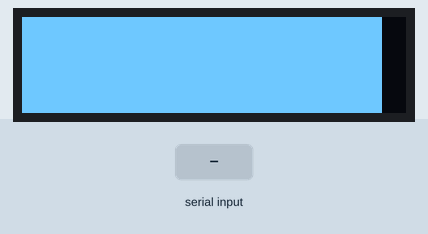
Bench run of a sketch on a simulated Arduino Uno, built with avr-gcc and run on an emulated ATmega328P. On the bench: 128×32 one-colour display. The test bench sets the inputs (shaded band). What the sketch prints to the serial monitor is not drawn.

Above: at 0.2 s.
2.1 s: "z" received over Serial
At 2.8 s:
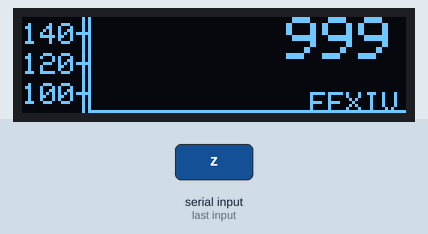
Timing chart, 0 to 5.1 s (numbered marks = the images above; inputs shaded):
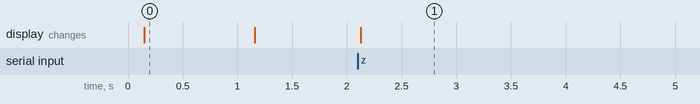

The sketch:

ard_Main.ino
```cpp
#include <ESPping.h>  // WiFi Pingscreen

#include <SPI.h>               //SSD1306 OLED screen i2c
#include <Wire.h>              //SSD1306 OLED screen i2c
#include <Adafruit_GFX.h>      //SSD1306 OLED screen i2c
#include <Adafruit_SSD1306.h>  //SSD1306 OLED screen i2c

// Ping
#define ping_array_size 106
#define ping_array_big_size 3
int ping_array[106];
int ping_array_big[3] = { 0, 0, 0 };
unsigned long big_ping_timestamp = 0;
int ping_ms = 0;

#define SCREEN_WIDTH 128     // OLED display width, in pixels
#define SCREEN_HEIGHT 32     // OLED display height, in pixels
#define OLED_RESET -1        // Reset pin # (or -1 if sharing Arduino reset pin)
#define SCREEN_ADDRESS 0x3C  ///< See datasheet for Address; 0x3D for 128x64, 0x3C for 128x32
Adafruit_SSD1306 OLEDscreen_128x32(SCREEN_WIDTH, SCREEN_HEIGHT, &Wire, OLED_RESET);

void setup() {
  // Initiate Seririal Communication
  Serial.begin(115200);
  Serial.setTimeout(1);
  delay(100);

  // Initiate SSD1306 OLED screen 128*32 i2c
  Job_Setup_SSD1306();
  Job_Setup_Python_Ping();
}

void loop() {
  Job_Loop_Ping();
  Job_Loop_SSD1306();
}


//
//
// !! Function Zone !!
//
//

int Work_read_serial_ping() {
  String str_rcv = ""; // string receive
  String str_buffer = ""; // string buffer
  int ping_int;
  bool data_rcv_completion = false;

  while (!Serial.available());
  str_rcv = Serial.readString();

  while (data_rcv_completion == false) {
    if (str_rcv[str_rcv.length()-1] == 'z') { // string terminator at last position; check if end with z
      str_buffer += str_rcv;
      Serial.print(str_buffer);
      data_rcv_completion = true;
    } else {
      str_buffer += str_rcv;
      str_rcv = "";
      str_rcv = Serial.readString();
    }
  }
  ping_int = str_buffer.toInt();
  return ping_int;
}

void Job_Loop_Ping() {
  ping_ms = Work_read_serial_ping();

  if (ping_ms > 0) {
    if (ping_ms <= 999) {
      Work_Ping_push_array(ping_array, ping_ms, ping_array_size);
    } else {
      Work_Ping_push_array(ping_array, 999, ping_array_size);
    }
  } else {
    Serial.println(" Error !");
    Work_Ping_push_array(ping_array, 999, ping_array_size);
  }

  Work_Ping_big_check(ping_array_big, ping_ms, ping_array_big_size);
}

void Work_Ping_push_array(int arr[], int a, int array_size) {  // array, new ping, array_size
  for (int i = array_size - 1; i >= 1; i--) {                  // i = ping array size
    arr[i] = arr[i - 1];
  }
  arr[0] = a;
}

void Work_Ping_big_check(int arr[], int big_ping, int array_size) {  // array, new ping 140+ ms, array_size
  if (big_ping >= 140) {                                       // if ping 140+ms, push array and fill new ping
    Work_Ping_push_array(arr, big_ping, array_size);
    big_ping_timestamp = millis();
  }
  if (millis() - big_ping_timestamp >= 10000) {  // if time pass more than 10sec without new ping action, push and fill 0
    Work_Ping_push_array(arr, 0, array_size);
    big_ping_timestamp = millis();
  }
}

void Job_Setup_SSD1306() {
  if (!OLEDscreen_128x32.begin(SSD1306_SWITCHCAPVCC, SCREEN_ADDRESS)) {  // สั่งให้จอ OLED เริ่มทำงานที่ Address 0x3C
    Serial.println("SSD1306 allocation failed");
  } else {
    Serial.println("SSD1306 OLED Started!!!");
  }

  //SSD1306.display();  //show Adafruit splash screen in initial display buffer
  //delay(2000); // Pause for 2 seconds
  OLEDscreen_128x32.clearDisplay();
  OLEDscreen_128x32.setCursor(0, 0);
  OLEDscreen_128x32.setTextSize(4);              // height 32 = 4 line from total 4
  OLEDscreen_128x32.setTextColor(BLACK, WHITE);  // black test on white background
  OLEDscreen_128x32.print("          ");         // fill with white
  OLEDscreen_128x32.display();
  delay(1000);
  OLEDscreen_128x32.clearDisplay();
  OLEDscreen_128x32.display();
}

void Job_Setup_Python_Ping() {
  int connect_wait_time = 0;
  int time_buffer;
  time_buffer = millis();
  while (!Serial.available()) {
    OLEDscreen_128x32.clearDisplay();
    OLEDscreen_128x32.setTextSize(1);
    OLEDscreen_128x32.setTextColor(WHITE, BLACK);
    OLEDscreen_128x32.setCursor(8, 12);
    OLEDscreen_128x32.print(F("Wait for Ping... "));
    if (millis() - time_buffer >= 1000) {
      OLEDscreen_128x32.setCursor(108, 12);
      OLEDscreen_128x32.printf("%2d\n", connect_wait_time);
      connect_wait_time = connect_wait_time + 1;
      OLEDscreen_128x32.display();
      time_buffer = millis();
    }
  }
}

void Job_Loop_SSD1306() {
  OLEDscreen_128x32.clearDisplay();
  // .drawPixel(x,y,color);  // single pixel
  // .drawLine(x0,y0,x1,y1,color);  // line
  // .drawRect(x0,y0,w,h,color);  // rectangle
  // .drawe(Circle(x0,y0,radius,color);  // circle
  // .drawRoundRect(x0,y0,w,h,radius,color); // rectangle with round edge
  // .drawTrianglx0,y0,x1,y1,x2,y2,color); // triangle
  Work_OLED_Ping_box(140, 100);
  Work_OLED_Big_Ping();
  Work_OLED_Ping_content();

  OLEDscreen_128x32.display();
}

void Work_OLED_Ping_Setup_Info() {
  OLEDscreen_128x32.clearDisplay();
  OLEDscreen_128x32.setTextSize(1);
  OLEDscreen_128x32.setTextColor(WHITE, BLACK);
  OLEDscreen_128x32.setCursor(16, 12);
  OLEDscreen_128x32.print(F("Connecting... "));
  OLEDscreen_128x32.printf("%2d\n", big_ping_timestamp);
  big_ping_timestamp = big_ping_timestamp + 1;
  OLEDscreen_128x32.display();
}

void Work_OLED_Ping_box(int Ping_top, int Ping_bottom) {
  int Ping_mid = (Ping_top + Ping_bottom) / 2;
  // ping Y axis number
  OLEDscreen_128x32.setTextSize(1);
  OLEDscreen_128x32.setTextColor(WHITE, BLACK);
  OLEDscreen_128x32.setCursor(0, 2);
  OLEDscreen_128x32.print(Ping_top);
  OLEDscreen_128x32.setCursor(0, 12);
  OLEDscreen_128x32.print(Ping_mid);
  OLEDscreen_128x32.setCursor(0, 22);
  OLEDscreen_128x32.print(Ping_bottom);
  // ping Y axis line
  OLEDscreen_128x32.drawLine(20, 0, 20, 32, WHITE);
  OLEDscreen_128x32.drawLine(18, 5, 21, 5, WHITE);
  OLEDscreen_128x32.drawLine(18, 15, 21, 15, WHITE);
  OLEDscreen_128x32.drawLine(18, 25, 21, 25, WHITE);
  // big Current ping number
  OLEDscreen_128x32.setCursor(64, 0);
  OLEDscreen_128x32.setTextSize(2);
  OLEDscreen_128x32.setTextColor(WHITE, BLACK);
  OLEDscreen_128x32.printf("  %3d", ping_array[0]);
  // big Current ping destination
  OLEDscreen_128x32.setCursor(96, 25);
  OLEDscreen_128x32.setTextSize(1);
  OLEDscreen_128x32.setTextColor(WHITE, BLACK);
  OLEDscreen_128x32.print("FFXIV");  // remote_ip, remote_host
}

void Work_OLED_Ping_content() {
  // ping graph line
  int y_axis;
  for (int x_axis = 0; x_axis < 106; x_axis++) {
    // limit y position
    y_axis = 75 - (ping_array[x_axis] / 2);
    if (y_axis < 0) { y_axis = 0; }
    if (y_axis > 32) { y_axis = 31; }
    // extra pixel for big ping
    int extra_y = 0;
    if (ping_array[x_axis] > 120)
      extra_y = (ping_array[x_axis] - 111) / 10;  // start add extra at ping 121
    // drawing pixel/line
    OLEDscreen_128x32.drawLine(22 + x_axis, y_axis, 22 + x_axis, y_axis + extra_y, WHITE);  // dot on graph
  }
}

void Work_OLED_Big_Ping() {
  OLEDscreen_128x32.setTextSize(1);
  OLEDscreen_128x32.setTextColor(WHITE, BLACK);
  OLEDscreen_128x32.setCursor(24, 25);
  for (int i = 0; i < 3; i++) {
    if (ping_array_big[i] == 0) {
      OLEDscreen_128x32.print("    ");
    } else {
      OLEDscreen_128x32.printf("%3d ", ping_array_big[i]);
    }
  }
}
```

Measured:
- after the input at 2.1 s, the display: changes at once (image 1)
- what the display in image 0 shows lasts 1.1 s, from 0.1 s to 1.2 s
